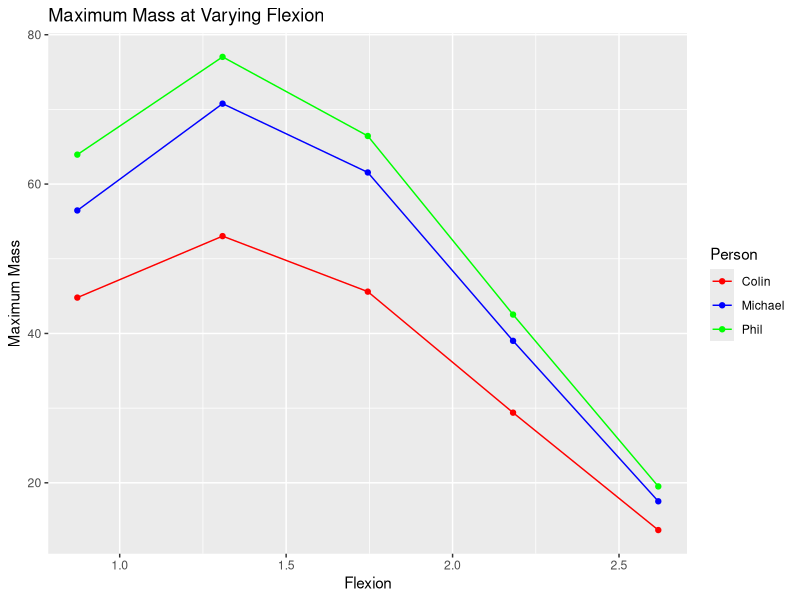

Write R code to recreate this figure.
## ---- chunk 1
knitr::opts_chunk$set(echo = TRUE)
library(tidyverse)
## ---- chunk 2
dat1 <- tibble(
 Person= c("Phil", "Colin", "Michael"),
  Mmuscle = c(0.418, 0.252, 0.344),
  Lo = c(0.320, 0.280, 0.320),
  Li = c(0.080, 0.065, 0.080),
  Larm = c(0.350, 0.31, 0.305)
)
print(dat1)
## ---- chunk 3
#Writing Needed Functions 

#Insertion angles
law_cos <- function(o, l, r) {
  acos((-o^2 + l^2 + r^2) / (2 * l * r))
}


law_cos2 <- function(l, r, theta) {
  sqrt(l^2 + r^2 - 2 * l * r * cos(theta))
}

#Establishing rho, k, and g 
rho <- 0.00105
k <- 80
g <- 9.81 

ffl <- function(Lmuscle, Lmuscler) {
  -6.25 * ((Lmuscle / Lmuscler)^2) + 12.5 * (Lmuscle / Lmuscler) - 5.25
}

# Function to calculate PCSA and Fmax
PCSA <- function(Mmuscle, phi, Lmuscler) {
  Mmuscle * cos(phi) / (rho * Lmuscler)
}


## ---- chunk 4
model <- function(mass, Lmuscler, Lmuscle, theta, Lo, rho = 0.00105, k = 80) {
  Lmuscler_cm <- Lmuscler * 100 
  Lmuscle_cm <- Lmuscle * 100  
  Lo_cm <- Lo * 100  
  
  pcsa <- PCSA(mass, 0, Lmuscler_cm) 
  Fmax <- pcsa * k  
  
  ffl_value <- ffl(Lmuscle_cm, Lmuscler_cm * 0.8)  
  
  Fmuscle <- Fmax * ffl_value 
  
  torque <- Fmuscle * sin(theta) * Lo_cm 
  
  return(torque)
}


## ---- chunk 5

flexion_angles <- c(50, 75, 100, 125, 150) * pi / 180

dat_updated <- dat1 %>%
  crossing(flexion = flexion_angles) %>%
  mutate(
    Lmuscle = law_cos2(Larm, Li, flexion),
    theta = law_cos(Larm, Li, Lmuscle)
  ) %>%
  mutate(
    Lmuscler = ifelse(flexion == (150 * pi / 180), Lmuscle, NA_real_)
  )

dat_with_torque <- dat_updated %>%
  rowwise() %>%
  mutate(
    muscle_torque = model(Mmuscle, Lmuscler, Lmuscle, theta, Lo),
    max_mass = muscle_torque / (Lo * 100 * g)
  ) %>%
  ungroup()

print(dat_with_torque)

#Finding Lmuscler
reference_Lmuscler <- dat_with_torque %>%
  filter(flexion == 150 * pi / 180) %>%
  select(Person, Lmuscler) %>%
  distinct()

#Changing Lmuscler values across all rows belonging to each person
dat_with_torque <- dat_with_torque %>%
  left_join(reference_Lmuscler, by = "Person", suffix = c("", "_ref")) %>%
  mutate(
    Lmuscler = ifelse(is.na(Lmuscler), Lmuscler_ref, Lmuscler)
  ) %>%
  select(-Lmuscler_ref) %>%
  mutate(
    muscle_torque = model(Mmuscle, Lmuscler, Lmuscle, theta, Lo),
    max_mass = muscle_torque / (Lo * 100 * g)
  )


print(dat_with_torque)


ggplot(dat_with_torque, aes(x = flexion, y = max_mass, color = Person, group = Person)) +
  geom_line() + geom_point() + labs(x = "Flexion", y = "Maximum Mass", title = "Maximum Mass at Varying Flexion") +  
  scale_color_manual(values = c("red", "blue", "green"))
